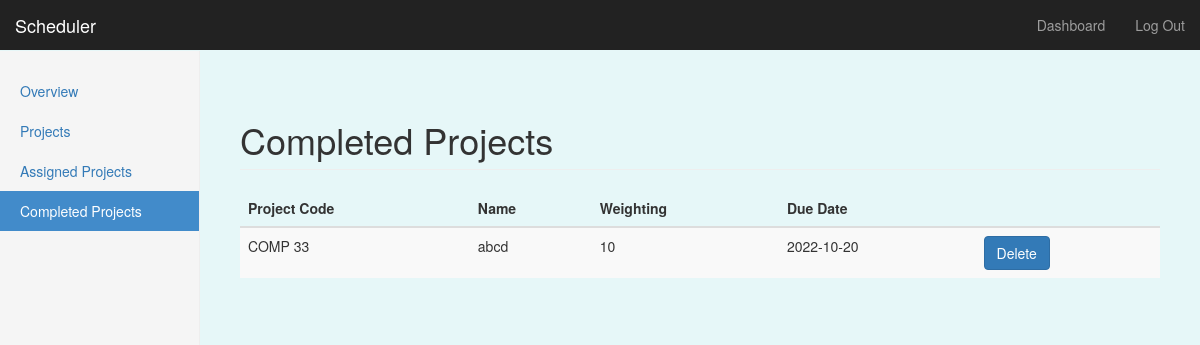
/dashboard/completed (signed in), run on the app's committed database.
### scheduler/models/models.py (models this page shows, shortened)
class Assignment(db.Model): # Dominic 18/11- created model for assignment db
    __tablename__ = 'assignments'
    a_id = db.Column(db.Integer, primary_key=True)
    course_code = db.Column(db.String, db.ForeignKey('courses.course_code'))
    asg_name = db.Column(db.String, nullable=False)
    weighting = db.Column(db.Integer)
    due_date = db.Column(db.Date, nullable=False)
    due_time = db.Column(db.Time)
    complete = db.Column(db.Boolean, nullable=False)
    user_id = db.Column(db.Integer, db.ForeignKey('users.id'))

### scheduler/routes.py (the view)
@app.route('/dashboard/completed')
@login_required
def completed():
    user_asgs = Assignment.query.filter_by(user_id=current_user.get_id()).order_by(Assignment.due_date.asc()).all()
    return render_template('completed.html', assignments=user_asgs, edit_state=False, add_state=False, form=None)

### scheduler/routes.py (called while the page is built)
@login_manager.user_loader
def load_user(user_id):
    return User.query.get(int(user_id))

### scheduler/templates/completed.html (shortened to what this page needs)
{% extends "bootstrap/base.html" %}
{% block styles %}
{{super()}}
<link rel="stylesheet" href="{{url_for('.static', filename='style.css')}}">
{% endblock %}
{% block content %}
    <nav class="navbar navbar-inverse navbar-fixed-top">
      <div class="container-fluid">
        <div class="navbar-header">
          <a class="navbar-brand" href="#">Scheduler</a>
        </div>
        <div id="navbar" class="navbar-collapse collapse">
          <ul class="nav navbar-nav navbar-right">
            <li><a href="#">Dashboard</a></li>
            <li><a href="{{ url_for('logout') }}">Log Out</a></li>
          </ul>
        </div>
      </div>
    </nav>
    <div class="container-fluid">
      <div class="row">
        <div class="col-sm-3 col-md-2 sidebar">
        <ul class="nav nav-sidebar">
            <li {% if request.endpoint == 'dashboard' %} class="active" {% endif %}> <a href="{{url_for('dashboard')}}">Overview</a></li>
            <li {% if request.endpoint == 'courses' %} class="active" {% endif %}><a href="{{url_for('courses')}}" id="tab2-id">Projects</a></li>
            <li {% if request.endpoint == 'assignments' %} class="active" {% endif %}><a href="{{url_for('assignments')}}">Assigned Projects</a></li>
            <li {% if request.endpoint == 'completed' %} class="active" {% endif %} ><a href="{{url_for('completed')}}">Completed Projects</a></li>
        </ul>
      </div>
      <div class="col-sm-9 col-sm-offset-3 col-md-10 col-md-offset-2 main">
        <h1 class="page-header">Completed Projects</h1>
        <table class="table table-striped table-hover">
          <thead class="thead-dark">
              <tr>
                  <th>Project Code</th>
                  <th>Name</th>
                  <th>Weighting</th>
                  <th>Due Date</th>
                  <th></th>
              </tr>
          </thead>
          <tbody>
              {% for a in assignments %}
                {% if a.complete == True %}
              <tr>
                  <td>{{a.course_code}}</td>
                  <td>{{a.asg_name}}</td>
                  <td>{{a.weighting}}</td>
                  <td>{{a.due_date}}</td>
                  <td>
                    <a href='/dashboard/completed/{{a.a_id}}' class="btn btn-primary">Delete</a>
                  </td>
              </tr>
                {% endif %}
              {% endfor %}
          </tbody>
        </table>
    </div>
    </div>
    </div>
{% endblock %}

### scheduler/static/style.css (style rules this page uses)
body { padding-top: 50px; }
.navbar-fixed-top { border: 0; }
.sidebar { display: none; }
@media (min-width: 768px) { .sidebar { position: fixed; top: 51px; bottom: 0; left: 0; z-index: 1000; display: block; padding: 20px; overflow-x: hidden; overflow-y: auto; background-color: #f5f5f5; border-right: 1px solid #eee; } }
.nav-sidebar { margin-right: -21px; margin-bottom: 20px; margin-left: -20px; }
.nav-sidebar > li > a { padding-right: 20px; padding-left: 20px; }
.nav-sidebar > .active > a, .nav-sidebar > .active > a:hover, .nav-sidebar > .active > a:focus { color: #fff; background-color: #428bca; }
.main { padding: 20px; }
@media (min-width: 768px) { .main { padding-right: 40px; padding-left: 40px; } }
.main .page-header { margin-top: 0; }
body { padding-top: 100px; padding-bottom: 40px; background-color: #e6f7f8; }

### data on the page
Assignment: course_code "COMP 33", asg_name "abcd", weighting "10", due_date "2022-10-20"
